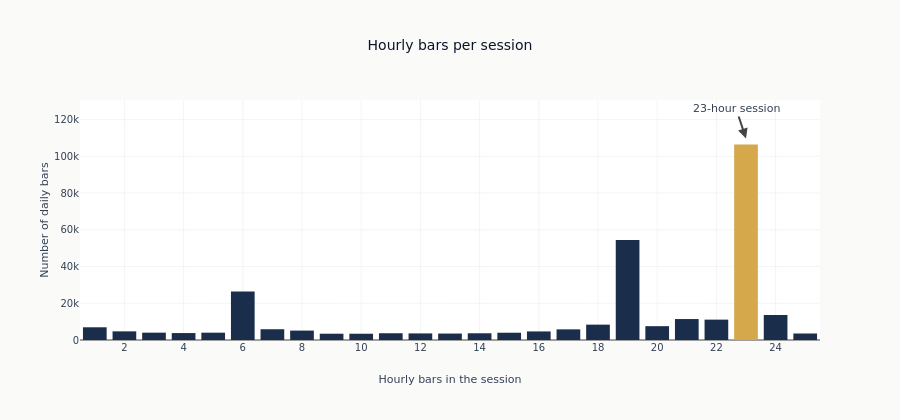

Source (notebook cell):
### Markdown cell above
## 5. Validate Aggregation

Two things are worth measuring on the daily frame, and they establish different things.

The **bar count per session** is genuinely informative: it is the number of hourly bars that
went into each daily bar, and its distribution says which sessions were short and why.

The **OHLC invariants** are not. Every daily price here is selected from an hourly price
rather than computed from several: the open is the session's first open, the close its last
close, the high the maximum of the hourly highs and the low the minimum of the hourly lows.
So if each hourly bar satisfies low ≤ open, close ≤ high, the daily bar inherits it - the
minimum over the session is at or below the first bar's own low, which is at or below its
open. The check below cannot detect a bad aggregation. What it can detect is an hourly bar
that arrived broken, or a later edit that replaces a selection with an arithmetic. Because
the relation is exact rather than approximate, any breach at all is a finding.

### Code cell
bar_counts = daily.group_by("bar_count").len().sort("bar_count")
typical_sessions = daily.filter(pl.col("bar_count").is_between(20, 24))
print(f"Typical sessions (20-24 bars): {len(typical_sessions):,} / {len(daily):,}")

# Highlight the modal (most common) bucket; a full 23-hour session dominates.
_modal_bars = bar_counts.sort("len", descending=True)["bar_count"][0]
fig = go.Figure(
    go.Bar(
        x=bar_counts["bar_count"].to_list(),
        y=bar_counts["len"].to_list(),
        marker_color=[
            COLORS["amber"] if bc == _modal_bars else COLORS["slate"]
            for bc in bar_counts["bar_count"].to_list()
        ],
    )
)
fig.add_annotation(
    x=_modal_bars,
    y=bar_counts.filter(pl.col("bar_count") == _modal_bars)["len"][0],
    text=f"{_modal_bars}-hour session",
    showarrow=True,
    arrowhead=2,
    yshift=6,
)
fig.update_layout(
    title="Hourly bars per session",
    xaxis_title="Hourly bars in the session",
    yaxis_title="Number of daily bars",
    height=420,
    showlegend=False,
    xaxis=dict(dtick=2),
)
show_plotly_with_alt(
    fig,
    "A histogram of how many hourly bars each daily session contains. One column towers over "
    "the rest at the full-length session, with a thin tail of shorter sessions to its left.",
)

### Figure 1 — Plotly figure (JSON) as saved in the notebook; plotly's stock layout.template omitted (floating-point values rounded to 4 significant figures)
{"data": [{"marker": {"color": ["#1a2d4a", "#1a2d4a", "#1a2d4a", "#1a2d4a", "#1a2d4a", "#1a2d4a", "#1a2d4a", "#1a2d4a", "#1a2d4a", "#1a2d4a", "#1a2d4a", "#1a2d4a", "#1a2d4a", "#1a2d4a", "#1a2d4a", "#1a2d4a", "#1a2d4a", "#1a2d4a", "#1a2d4a", "#1a2d4a", "#1a2d4a", "#1a2d4a", "#D4A84B", "#1a2d4a", "#1a2d4a"]}, "type": "bar", "x": [1, 2, 3, 4, 5, 6, 7, 8, 9, 10, 11, 12, 13, 14, 15, 16, 17, 18, 19, 20, 21, 22, 23, 24, 25], "y": [6922, 4704, 3990, 3771, 3986, 26410, 5855, 5121, 3420, 3415, 3677, 3589, 3511, 3658, 3959, 4673, 5793, 8362, 54413, 7523, 11408, 11093, 106441, 13625, 3540]}], "layout": {"annotations": [{"arrowhead": 2, "showarrow": true, "text": "23-hour session", "x": 23, "y": 106441, "yshift": 6}], "height": 420, "showlegend": false, "title": {"text": "Hourly bars per session"}, "xaxis": {"dtick": 2, "title": {"text": "Hourly bars in the session"}}, "yaxis": {"title": {"text": "Number of daily bars"}}}}
